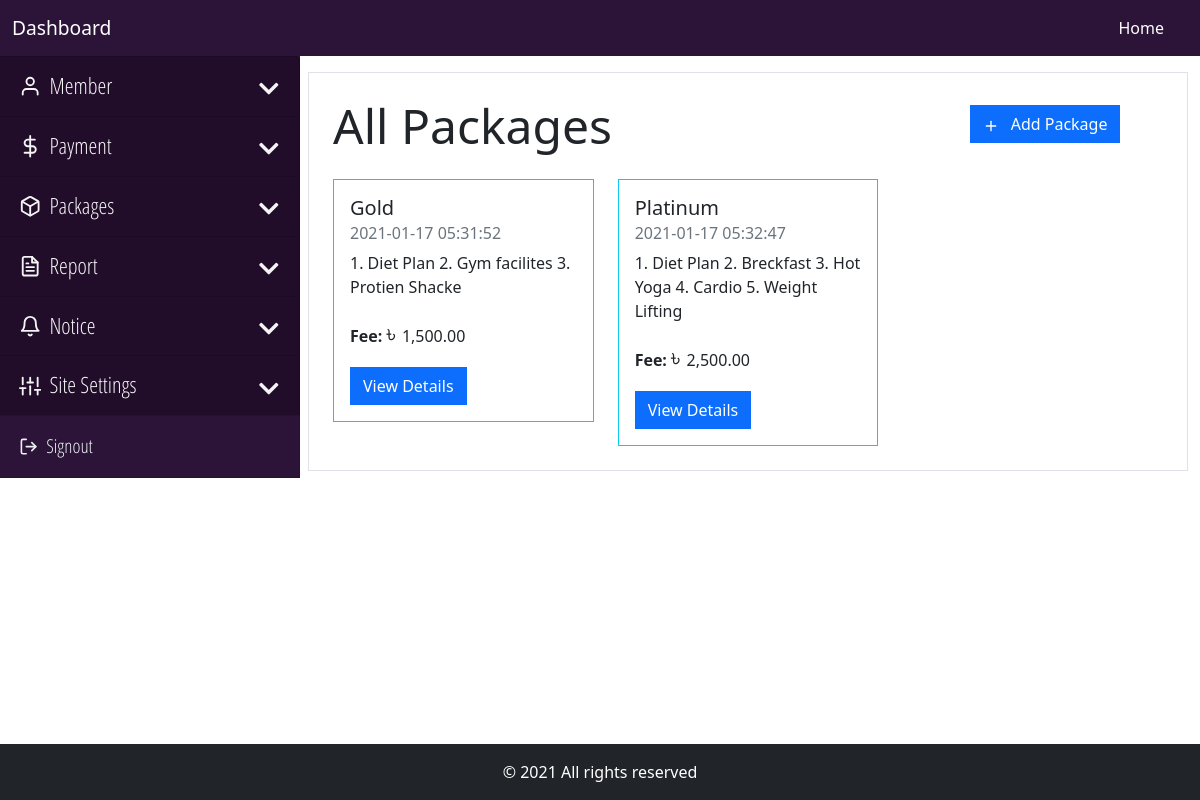
/backend/package/view-packages.php (signed in), run on an earlier commit of the app's database.
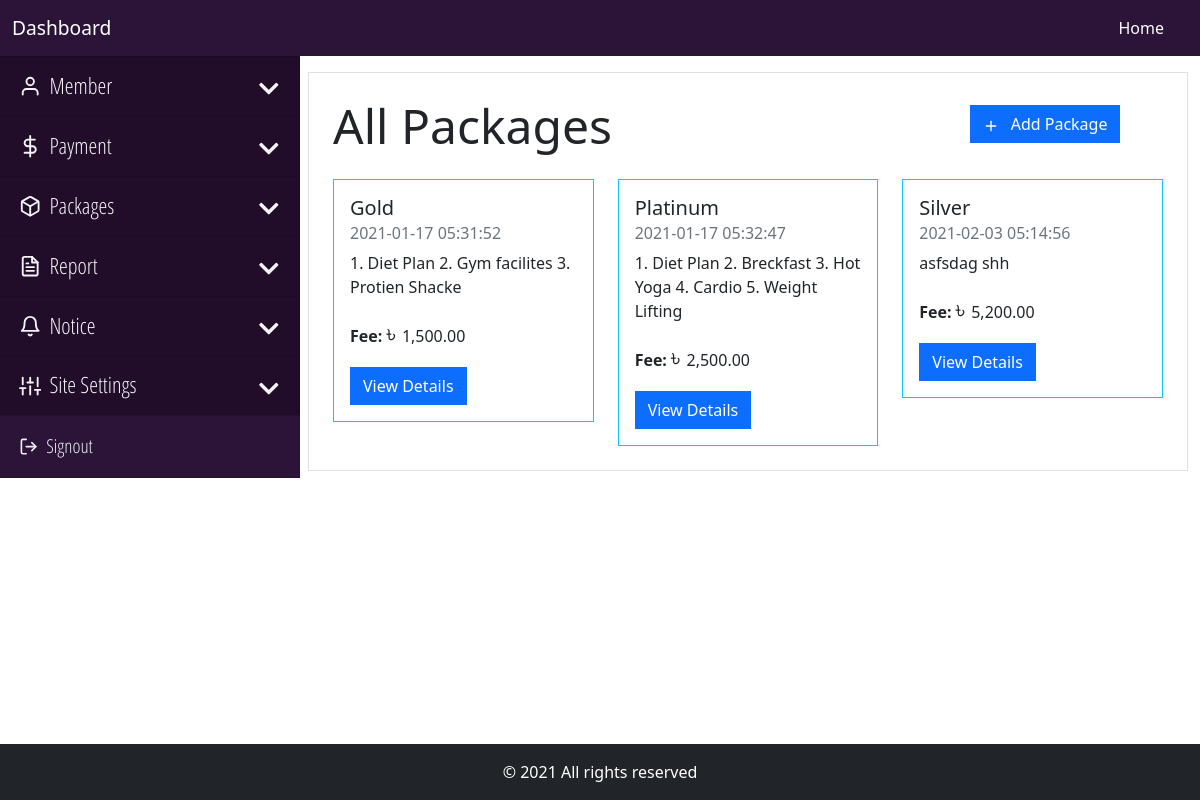
And on a later commit of the database.
### tables this page shows
CREATE TABLE `package` (
  `package_id` int(11) NOT NULL,
  `package_name` varchar(20) NOT NULL,
  `package_details` text NOT NULL,
  `package_fee` float NOT NULL,
  `package_created` timestamp NOT NULL DEFAULT current_timestamp()
);

### core/main.php (called while the page is built, shortened)
<?php
    class Main
    {
        private $host = "localhost";
        private $user = "root";
        private $pass ="";
        private $database = "crm4gym";
        private function dbConnect()
        {
            try
            {
                $this->conn = new PDO('mysql:host='.$this->host.';dbname='.$this->database, $this->user, $this->pass);
            }
            catch(PDOException $Exception)
            {
                $this->errmsg = $Exception->getMessage();
            }
        }
    }
?>

### core/dashboard.php (called while the page is built, shortened)
<?php
    require_once "main.php";
    class Dashboard extends Main
    {
        public function viewPackages()
        {
            $this->sql = $this->conn->prepare("SELECT * FROM package");
            try
            {
                $this->sql->execute();
                if($this->sql->rowCount() > 0)
                {
                    $data = $this->sql->fetchAll(PDO::FETCH_OBJ);
                    return $data;
                }
                else
                {
                    return false;
                }
            }
            catch(PDOException $Exception)
            {
                $this->errmsg = $Exception->getMessage();
                $_SESSION['error'] = "Unexpected Error Occured. Please try again Later.<br> Error: ".$this->errmsg;
                return false;
            }
        }
    }
?>

### backend/package/view-packages.php (the view, shortened to what this page needs)
<?php
    require_once "../../core/dashboard.php";
    require_once "../inc/be-header.php";
    if(isset( $_SESSION['role']) &&  $_SESSION['role'] == 'admin' )
    {
      require_once "../inc/be-nav-admin.php";
    }
    else
    {
      require_once "../inc/be-nav-user.php";
    }
?>
<div class="container-fluid overflow-hidden mb-5">
    <div class="row gx-2 mt-3">
    <?php
        if(isset( $_SESSION['role']) &&  $_SESSION['role'] == 'admin' )
        {
          require_once "../inc/be-sidenav-admin.php";
        }
        else
        {
          require_once "../inc/be-sidenav-user.php";
        }
    ?>
        <div class="col-md-9">
            <div class="border p-4">
                <div class="row">
                    <div class="col-9">
                        <h2 class="display-5 mb-4">All Packages</h2>
                    </div>
                    <div class="col-3 text-right p-2">
                        <a class="btn btn-primary rounded-0" href="add-package.php"><i class="me-2" data-feather="plus"></i> Add Package</a>
                    </div>
                </div>
                <div class="row g-4">
                <?php
                    $packages = new Dashboard;
                    $result = $packages->viewPackages();
                    if($result != false)
                    {
                        foreach($result as $data)
                        {
                            $fee = "<span class='bdt'>&#2547; </span>".number_format($data->package_fee, 2);
                ?>
                            <div class="col-4">
                                <div class="card rounded-0 border border-info">
                                    <div class="card-body">
                                        <h5 class="card-title"><?=$data->package_name?></h5>
                                        <h6 class="card-subtitle mb-2 text-muted"><?=$data->package_created?></h6>
                                        <p class="card-text"><?=substr(strip_tags($data->package_details), 0, 100)?></p>
                                        <p class="card-text"><strong>Fee:</strong> <?=$fee?></p>
                                        <a href="#" class="btn btn-primary rounded-0">View Details</a>
                                    </div>
                                </div>
                            </div>
                <?php
                        }
                    }
                    else
                    {
                ?>
                            <div class="alert alert-danger rounded-0 py3">
                                No Data Found!
                            </div>
                    <?php
                        }
                    ?>
                </div>
            </div>
        </div>
    </div>
</div>
<?php
    require_once "../inc/be-footer.php";
?>

### backend/inc/be-header.php (shortened to what this page needs)
<!DOCTYPE html>
<html lang="en">
    <head>
        <link rel="stylesheet" href="../../_resources/stylesheets/vendors/normalize.css">
        <link rel="stylesheet" href="../../_resources/stylesheets/vendors/bootstrap.min.css">
        <link rel="stylesheet" href="../../_resources/stylesheets/vendors/animate.min.css">
        <link rel="stylesheet" href="../../_resources/stylesheets/vendors/aos.css">
        <link rel="stylesheet" href="../../_resources/stylesheets/vendors/all.css">
        <link rel="stylesheet" type="text/css" href="https://cdn.datatables.net/v/dt/dt-1.10.23/datatables.min.css"/>
        <link rel="stylesheet" href="../../_resources/stylesheets/style.css">
        <link rel="stylesheet" href="../../_resources/stylesheets/responsive.css">
    </head>
    <body>

### backend/inc/be-nav-admin.php (shortened to what this page needs)
<nav class="navbar navbar-expand-lg navbar-dark nav-admin">
    <div class="container-fluid">
        <a class="navbar-brand" href="../main/dashboard.php">Dashboard</a>
        <div class="collapse navbar-collapse" id="topNav">
            <ul class="navbar-nav ms-auto me-3 mb-2 mb-lg-0">
                <li class="nav-item">
                    <a class="nav-link active" aria-current="page" href="../main/dashboard.php">Home</a>
                </li>
            </ul>
        </div>
    </div>
</nav>

### backend/inc/be-sidenav-admin.php (shortened to what this page needs)
<div class="col-3">
            <div class="dashLeftMenu">
                <div class="accordion" id="dashNav">
                    <div class="accordion-item">
                        <h2 class="accordion-header" id="member">
                            <button class="accordion-button collapsed" type="button" data-bs-toggle="collapse" data-bs-target="#collapseMember" aria-expanded="false" aria-controls="collapseMember">
                                <i class="me-2" data-feather="user"></i> Member
                            </button>
                        </h2>
                    </div>
                    <div class="accordion-item">
                        <h2 class="accordion-header" id="payment">
                            <button class="accordion-button collapsed" type="button" data-bs-toggle="collapse" data-bs-target="#collapsePayment" aria-expanded="false" aria-controls="collapsePayment">
                                <i class="me-2" data-feather="dollar-sign"></i> Payment
                            </button>
                        </h2>
                    </div>
                    <div class="accordion-item">
                        <h2 class="accordion-header" id="package">
                            <button class="accordion-button collapsed" type="button" data-bs-toggle="collapse" data-bs-target="#collapsePackage" aria-expanded="false" aria-controls="collapsePackage">
                                <i class="me-2" data-feather="box"></i> Packages
                            </button>
                        </h2>
                    </div>
                    <div class="accordion-item">
                        <h2 class="accordion-header" id="report">
                            <button class="accordion-button collapsed" type="button" data-bs-toggle="collapse" data-bs-target="#collapseReport" aria-expanded="false" aria-controls="collapseReport">
                                <i class="me-2" data-feather="file-text"></i> Report
                            </button>
                        </h2>
                    </div>
                    <div class="accordion-item">
                        <h2 class="accordion-header" id="notice">
                            <button class="accordion-button collapsed" type="button" data-bs-toggle="collapse" data-bs-target="#collapseNotice" aria-expanded="false" aria-controls="collapseNotice">
                                <i class="me-2" data-feather="bell"></i> Notice
                            </button>
                        </h2>
                    </div>
                    <div class="accordion-item">
                        <h2 class="accordion-header" id="site">
                            <button class="accordion-button collapsed" type="button" data-bs-toggle="collapse" data-bs-target="#collapseSite" aria-expanded="false" aria-controls="collapseSite">
                                <i class="me-2" data-feather="sliders"></i> Site Settings
                            </button>
                        </h2>
                    </div>
                    <div class="accordion-item">
                        <a class="dashNavSingle dashNavSignOut" href="../../signout.php?signout=true">
                            <i class="me-2" data-feather="log-out"></i> Signout
                        </a>
                    </div>
                </div>
            </div>
        </div>

### backend/inc/be-footer.php
        <footer class="container-fluid fixed-bottom">
            <div class="row">
                <div class="col-12 bg-dark p-3 text-center text-white">
                    &copy; <?=date('Y');?> All rights reserved
                </div>
            </div>
        </footer>
    </body>
</html>

### _resources/stylesheets/style.css (style rules this page uses)
.nav-admin { background-color: #2c1338 !important; }
.dashLeftMenu { background-color: #2c1338 !important; padding-left: 0 !important; padding-right: 0 !important; margin-left: -14px; margin-top: -16px; }
#dashNav .accordion-button { background-color: #210c2a !important; color: #f4f4f5 !important; font-family: navFont; font-size: 1.4rem; }
#dashNavUser .accordion-button::after, #dashNav .accordion-button::after { background-image: none !important; font-family: "Font Awesome 5 Free"; content: "\f078"; display: inline-block; padding-right: 3px; vertical-align: middle; font-weight: 900; }
.dashNavSingle { position: relative; display: flex; align-items: center; width: 100%; font-family: navFont; color: #e7e7e7; text-decoration: none; background-color: transparent; border: 1px solid rgba(0,0,0,.125); border-radius: 0; overflow-anchor: none; transition: color .15s ease-in-out,background-color .15s ease-in-out,border-color .15s ease-in-out,box-shadow .15s ease-in-out,border-radius .15s ease; }
.dashNavSignOut { font-size: 1.2rem; color: #ecf0f5; padding: 1rem 1.25rem; }
.bdt { font-size: 24px!important; }
.nav-frontend li a, .navbar-brand { color: #e7e7e7; font-size: 1.2rem; }

What changed in the data, as far as the page shows it:
added package: package_name "Silver", package_created "2021-02-03 05:14:56", package_details "asfsdag shh", package_fee "5,200.00"
